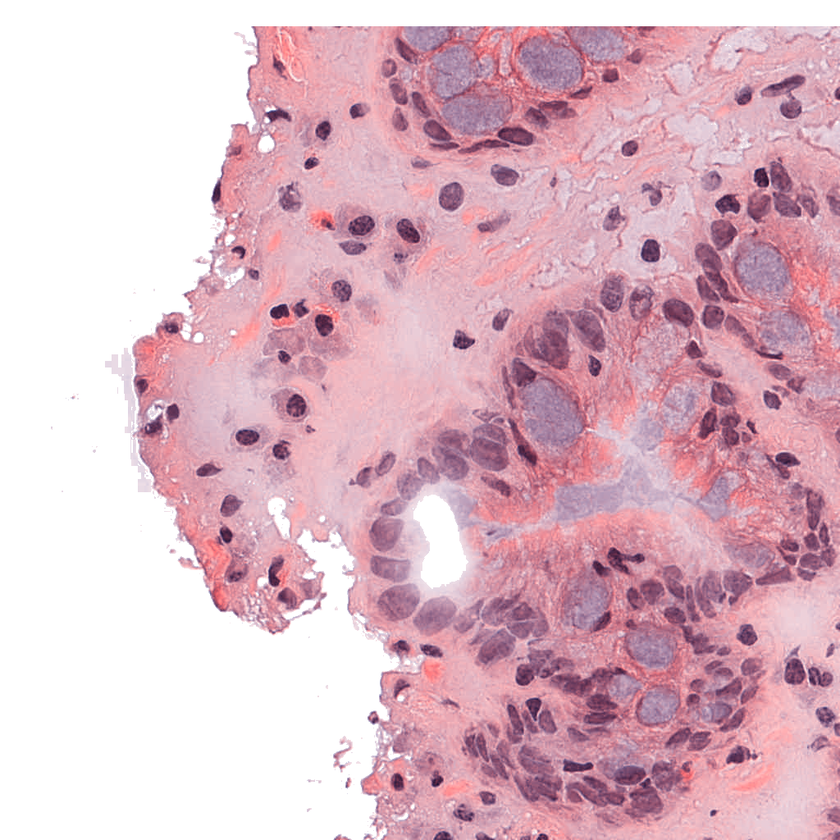
#> input picture models/snake_algo_implement/TCGA-WSI-patch.png, 840 x 840 px, shrunk from 1024 x 1024 before the run
$ jupyter execute 00-implement.ipynb
#> lines starting #> are read from the running program, lines starting #| are printed output that depends on the picture; after the words box and inside, x2 and y2 are one past the last pixel; in counts of white or black regions, pixels touching at a corner belong together
[cell 1]
import numpy as np
import matplotlib.pyplot as plt
from skimage import io, color, transform
from skimage.filters import threshold_otsu
from skimage.feature import canny
from skimage.measure import find_contours
from skimage.segmentation import active_contour
from skimage.morphology import remove_small_objects, remove_small_holes

[cell 2]
# Load the patch (Replace with your actual image path)
image_path = "../TCGA-WSI-patch.png"
image = io.imread(image_path)
#> image is the input picture: shape (840, 840, 3); mean R, G, B 221.1, 183.9, 196.6

[cell 3]
# Convert to grayscale
gray = color.rgb2gray(image)
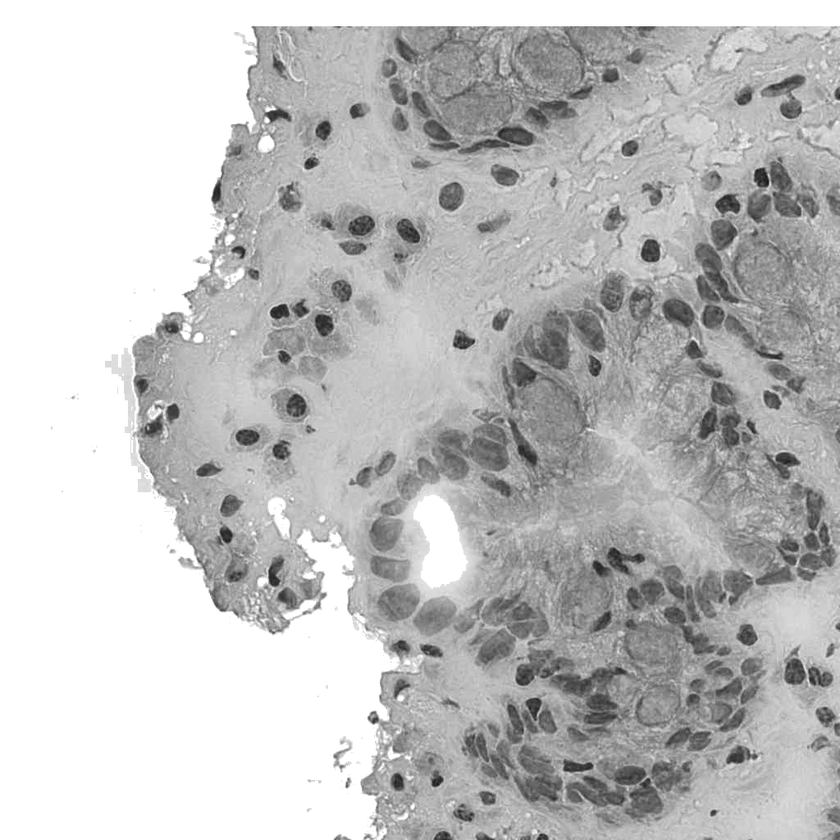
#> gray: shape (840, 840) float64; min 0.0857, max 1, mean 0.756

# Invert grayscale image so that nuclei are bright
inverted_gray = 1 - gray
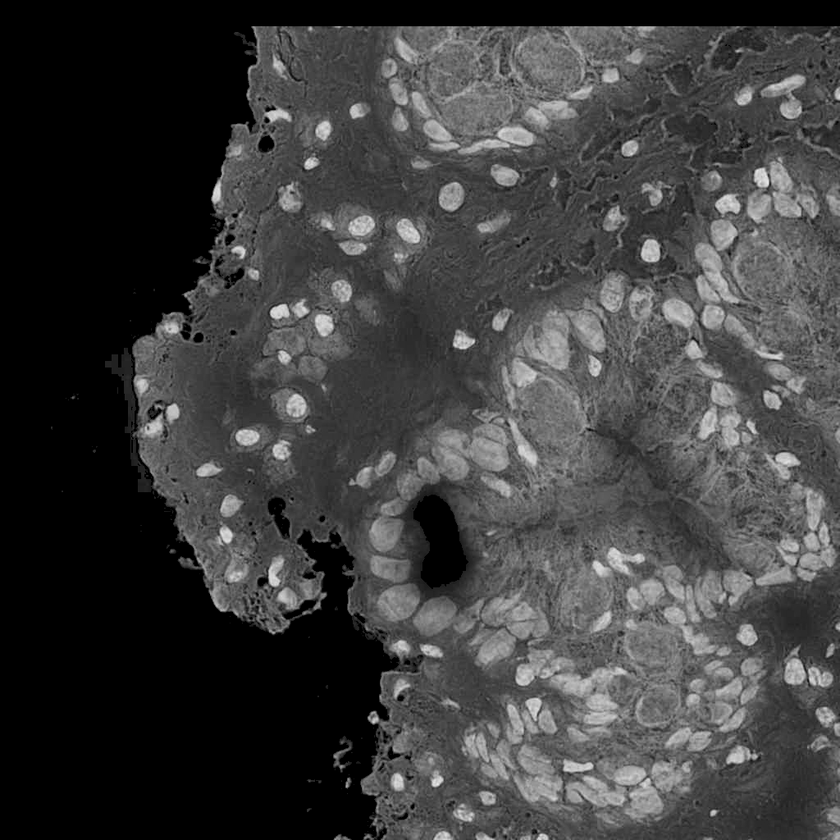
#> inverted_gray: shape (840, 840) float64; min 0, max 0.914, mean 0.244

# Otsu thresholding to segment nuclei
thresh = threshold_otsu(inverted_gray)
#> thresh = 0.191
binary_nuclei = inverted_gray > thresh
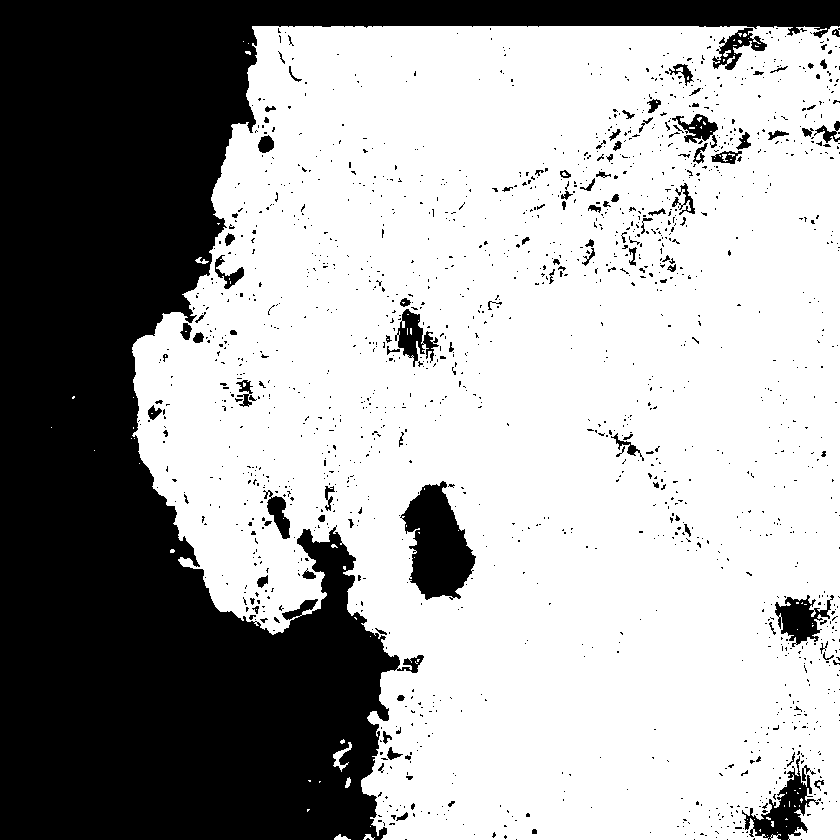
#> binary_nuclei: shape (840, 840) bool; 65% white; 1636 black regions (1519 under 20 px), largest, box (x1, y1, x2, y2) and area: (0, 0, 840, 840) 223178, (400, 481, 476, 600) 5406, (742, 756, 819, 840) 2181

# Remove small objects & holes for cleaner segmentation
binary_nuclei = remove_small_objects(binary_nuclei, min_size=150)
#> binary_nuclei: shape (840, 840) bool; 64.9% white; 1634 black regions (1517 under 20 px), largest, box (x1, y1, x2, y2) and area: (0, 0, 840, 840) 223525, (400, 481, 476, 600) 5420, (742, 756, 819, 840) 2295
binary_nuclei = remove_small_holes(binary_nuclei, area_threshold=150)
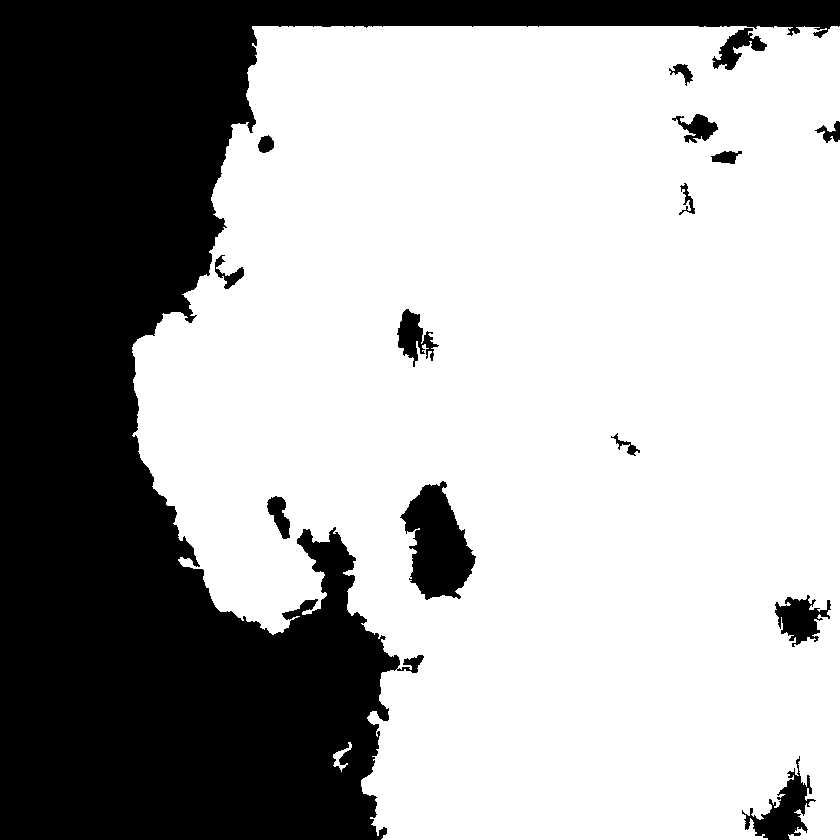
#> binary_nuclei: shape (840, 840) bool; 66.3% white; 15 black regions, largest, box (x1, y1, x2, y2) and area: (0, 0, 840, 840) 223511, (400, 481, 476, 600) 5407, (742, 756, 816, 840) 2254

# Apply Canny edge detection
edges_canny = canny(binary_nuclei, sigma=1.2)
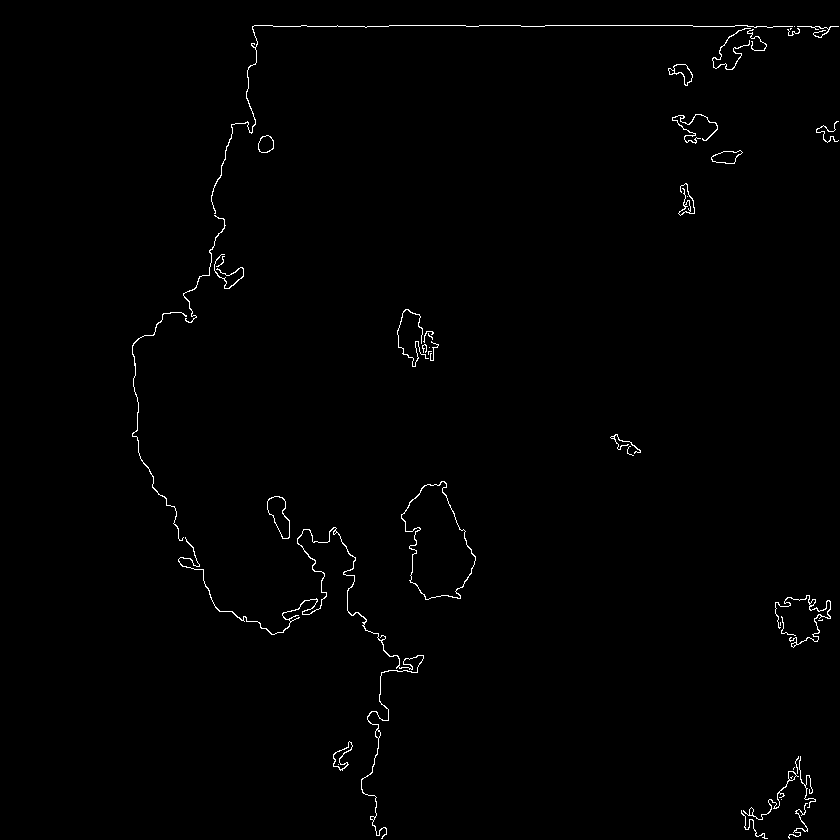
#> edges_canny: shape (840, 840) bool; 0.8% white in thin lines or dots, all inside (x1, y1, x2, y2) = (132, 25, 839, 839)

# Extract and sort contours (keep all detected nuclei)
contours = find_contours(binary_nuclei, 0.5)
#> contours = 16 point arrays, longest 3287 points
contours_sorted = sorted(contours, key=lambda x: len(x), reverse=True)
#> contours_sorted = 16 point arrays, longest 3287 points

# Run Active Contour Model on all detected nuclei
fig, ax = plt.subplots(figsize=(12, 12))
ax.imshow(gray, cmap='gray')

for contour in contours_sorted:
    # Apply Active Contour Model with higher iterations for accuracy
    snake = active_contour(
        edges_canny, contour, alpha=0.01, beta=8, gamma=0.01,
        max_num_iter=300  # Higher iterations for better convergence
    )

    # Plot initial and final contours
    ax.plot(contour[:, 1], contour[:, 0], '--r', lw=1)  # Initial contour (red dashed)
    ax.plot(snake[:, 0], snake[:, 1], '-b', lw=1.5)  # Final contour (blue solid)
#> this loop made 16 passes

ax.set_title("High-Performance Nuclei Segmentation using Active Contour")
plt.show()
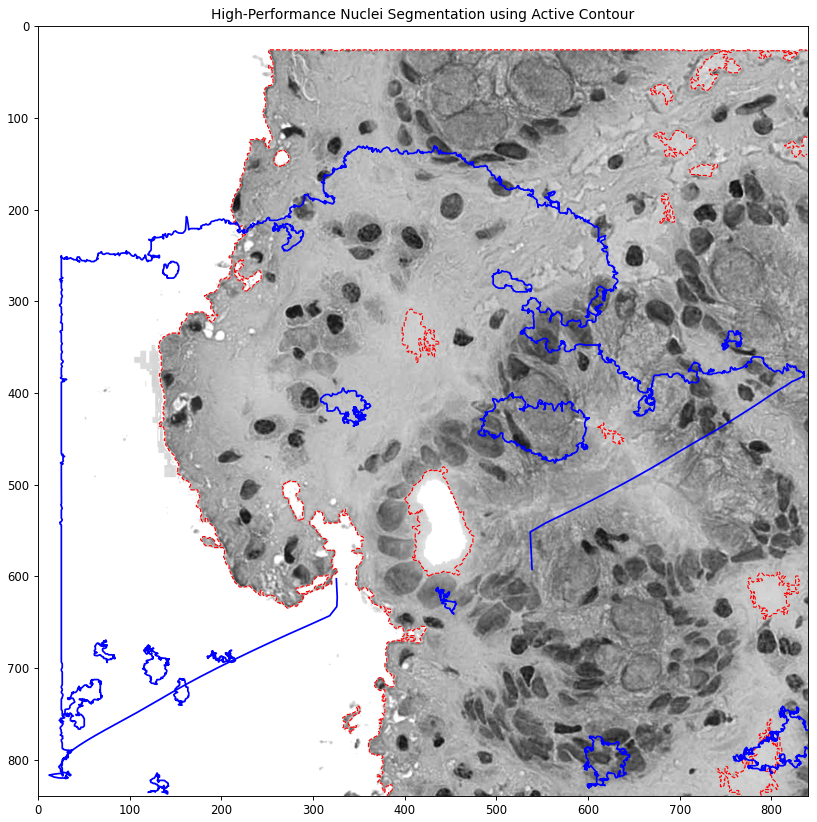
#> figure drawn by matplotlib, 1 panel
